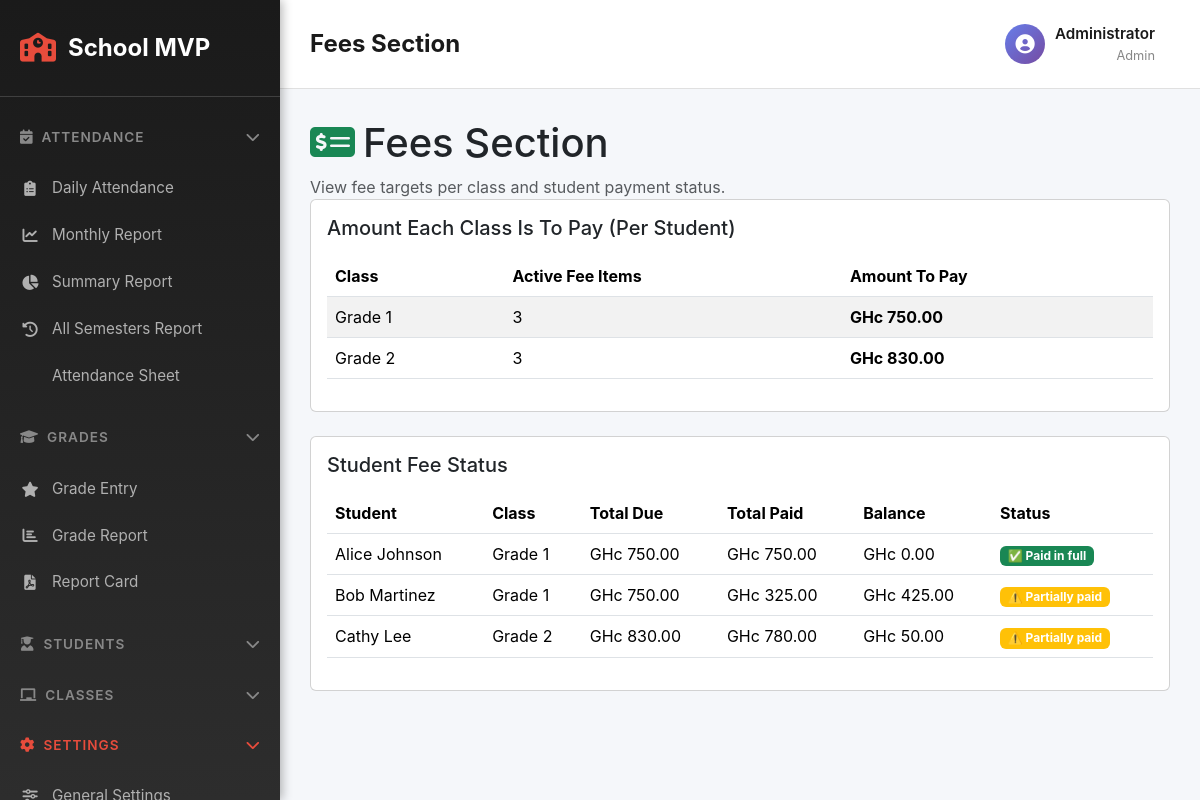
The app's page /fees_section.php (signed in) with its own data.
### tables this page shows
CREATE TABLE IF NOT EXISTS classes (
  id INT AUTO_INCREMENT PRIMARY KEY,
  name VARCHAR(128) NOT NULL,
  teacher_id INT DEFAULT NULL,
  created_at TIMESTAMP DEFAULT CURRENT_TIMESTAMP,
  FOREIGN KEY (teacher_id) REFERENCES teachers(id) ON DELETE SET NULL
);

CREATE TABLE IF NOT EXISTS students (
  id INT AUTO_INCREMENT PRIMARY KEY,
  name VARCHAR(128) NOT NULL,
  age INT DEFAULT NULL,
  contact VARCHAR(128) DEFAULT NULL,
  class_id INT DEFAULT NULL,
  photo VARCHAR(255) DEFAULT NULL,
  created_at TIMESTAMP DEFAULT CURRENT_TIMESTAMP,
  FOREIGN KEY (class_id) REFERENCES classes(id) ON DELETE SET NULL
);

### fees_section.php (the view, shortened to what this page needs)
<?php
$pdo = getDb();
$classFeeTargets = $pdo->query(
    "SELECT
        c.id AS class_id,
        c.name AS class_name,
        COUNT(cf.id) AS active_fee_items,
        COALESCE(SUM(cf.amount), 0) AS total_class_fee_target
     FROM classes c
     LEFT JOIN class_fees cf ON cf.class_id = c.id AND cf.is_active = 1
     GROUP BY c.id, c.name
     ORDER BY c.name"
)->fetchAll();
$studentFeeStatuses = $pdo->query(
    "SELECT
        s.id AS student_id,
        s.name AS student_name,
        c.name AS class_name,
        COALESCE(SUM(cf.amount), 0) AS total_due,
        COALESCE(SUM(sf.amount_paid), 0) AS total_paid
     FROM students s
     LEFT JOIN classes c ON c.id = s.class_id
     LEFT JOIN class_fees cf ON cf.class_id = s.class_id AND cf.is_active = 1
     LEFT JOIN student_fees sf ON sf.student_id = s.id AND sf.class_fee_id = cf.id
     GROUP BY s.id, s.name, c.name
     ORDER BY c.name, s.name"
)->fetchAll();
include __DIR__ . '/inc/sidebar-header.php';
?>
<div class="table-header">
    <div>
        <h1 class="table-title"><i class="fas fa-money-check-alt me-2 text-success"></i>Fees Section</h1>
        <p class="text-muted mb-0">View fee targets per class and student payment status.</p>
    </div>
</div>
<div class="card p-3 mb-4">
    <h5 class="mb-3">Amount Each Class Is To Pay (Per Student)</h5>
    <div class="table-responsive">
        <table class="table table-striped">
            <thead>
                <tr>
                    <th>Class</th>
                    <th>Active Fee Items</th>
                    <th>Amount To Pay</th>
                </tr>
            </thead>
            <tbody>
                <?php foreach ($classFeeTargets as $classTarget): ?>
                    <tr>
                        <td><?= htmlspecialchars($classTarget['class_name']) ?></td>
                        <td><?= intval($classTarget['active_fee_items']) ?></td>
                        <td><strong>GHc <?= number_format((float) $classTarget['total_class_fee_target'], 2) ?></strong></td>
                    </tr>
                <?php endforeach; ?>
            </tbody>
        </table>
    </div>
</div>
<div class="card p-3">
    <h5 class="mb-3">Student Fee Status</h5>
    <div class="table-responsive">
        <table class="table table-hover">
            <thead>
                <tr>
                    <th>Student</th>
                    <th>Class</th>
                    <th>Total Due</th>
                    <th>Total Paid</th>
                    <th>Balance</th>
                    <th>Status</th>
                </tr>
            </thead>
            <tbody>
                <?php foreach ($studentFeeStatuses as $row): ?>
                    <?php
                    $due = (float) $row['total_due'];
                    $paid = (float) $row['total_paid'];
                    $balance = max(0, $due - $paid);
                    $statusLabel = 'Not paid';
                    $statusClass = 'danger';
                    $statusIcon = '❌';
                    if ($due > 0 && $paid >= $due) {
                        $statusLabel = 'Paid in full';
                        $statusClass = 'success';
                        $statusIcon = '✅';
                    } elseif ($paid > 0) {
                        $statusLabel = 'Partially paid';
                        $statusClass = 'warning';
                        $statusIcon = '⚠️';
                    }
                    ?>
                    <tr>
                        <td><?= htmlspecialchars($row['student_name']) ?></td>
                        <td><?= htmlspecialchars($row['class_name'] ?? 'Unassigned') ?></td>
                        <td>GHc <?= number_format($due, 2) ?></td>
                        <td>GHc <?= number_format($paid, 2) ?></td>
                        <td>GHc <?= number_format($balance, 2) ?></td>
                        <td><span class="badge bg-<?= $statusClass ?>"><?= $statusIcon ?> <?= htmlspecialchars($statusLabel) ?></span></td>
                    </tr>
                <?php endforeach; ?>
            </tbody>
        </table>
    </div>
</div>
<?php include __DIR__ . '/inc/sidebar-footer.php'; ?>

### inc/sidebar-header.php (style rules this page uses)
* { margin: 0; padding: 0; box-sizing: border-box; }
html, body { width: 100%; height: 100%; margin: 0 !important; padding: 0 !important; }
body { display: flex !important; min-height: 100vh; background-color: #f5f7fa; font-family: -apple-system, BlinkMacSystemFont, "Segoe UI", Roboto, "Helvetica Neue", Arial, sans-serif; flex-wrap: nowrap !important; }
.mb-0 { margin-bottom: 0 !important; }

### records on screen
classes: name "Grade 1", active_fee_items "3", total_class_fee_target "750.00"
classes: name "Grade 2", active_fee_items "3", total_class_fee_target "830.00"
students: name "Alice Johnson", class.name "Grade 1", due "750.00", paid "750.00", balance "0.00", statusIcon "✅", statusLabel "Paid in full"
students: name "Bob Martinez", class.name "Grade 1", due "750.00", paid "325.00", balance "425.00", statusIcon "⚠️", statusLabel "Partially paid"
students: name "Cathy Lee", class.name "Grade 2", due "830.00", paid "780.00", balance "50.00", statusIcon "⚠️", statusLabel "Partially paid"

### other values on screen
APP_NAME "School MVP"
$pageTitle "Fees Section"
$user['name'] "Administrator"
$user['role'] "Admin"
